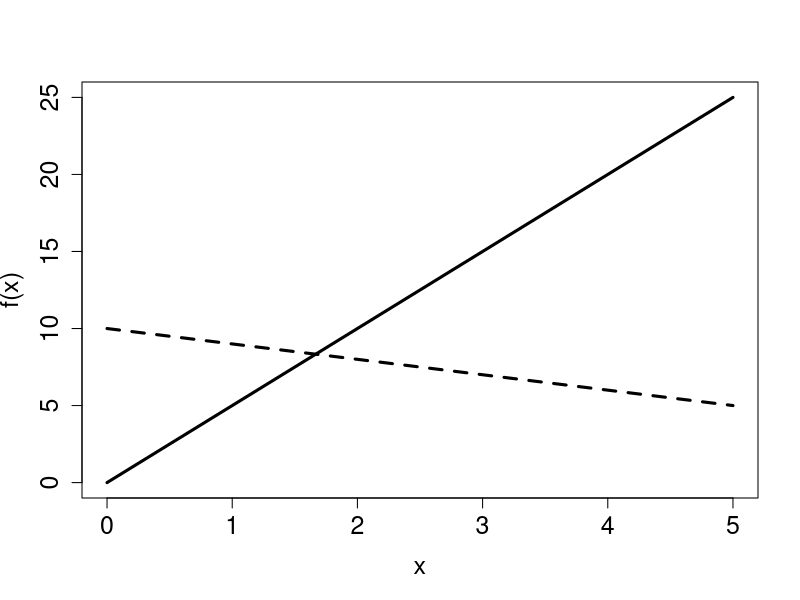
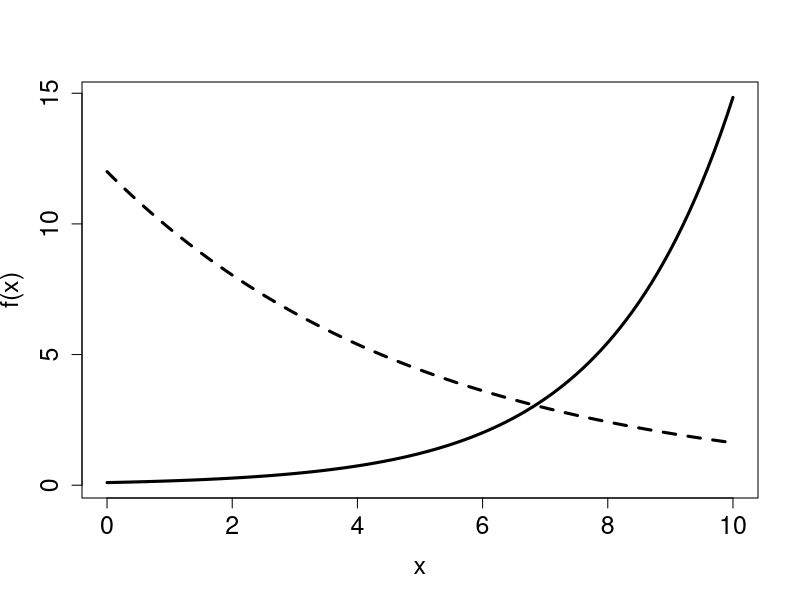
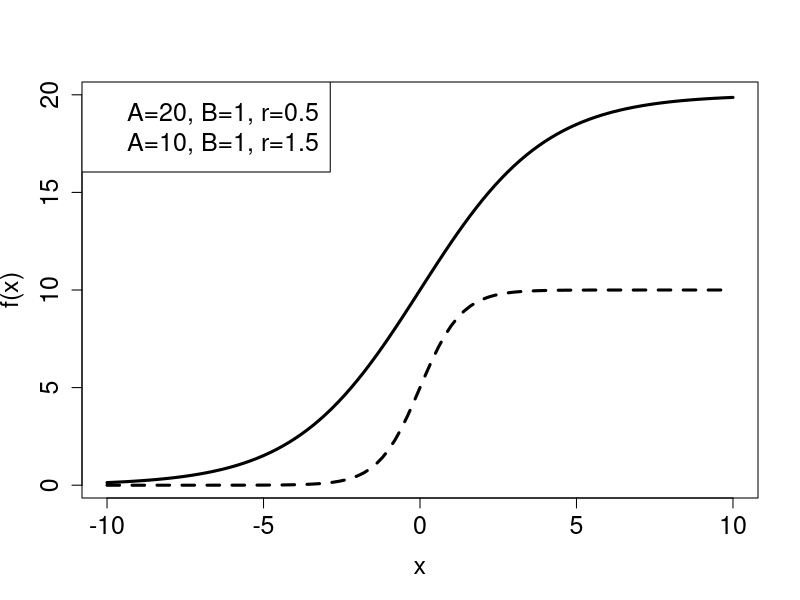
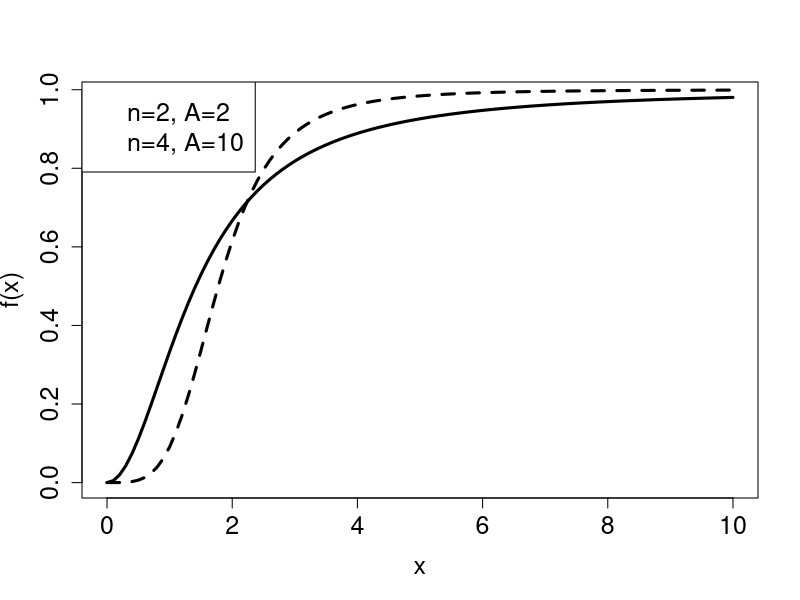
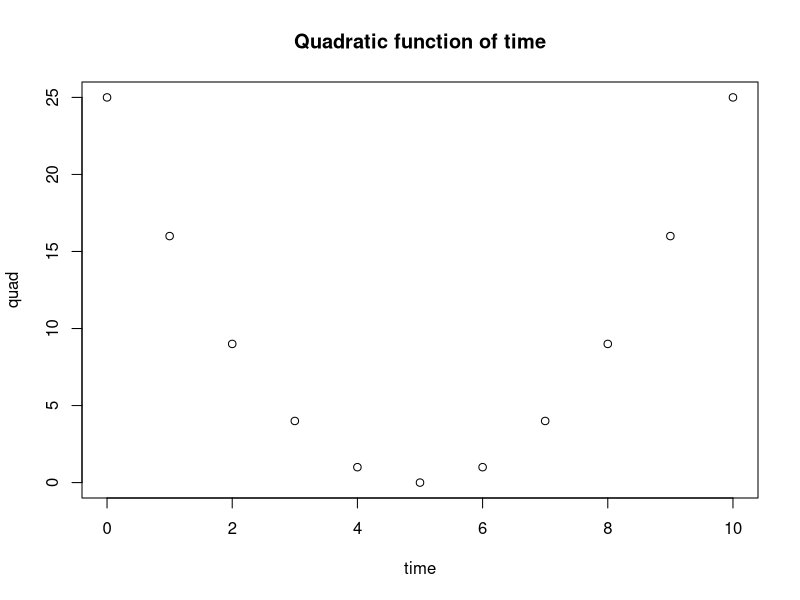
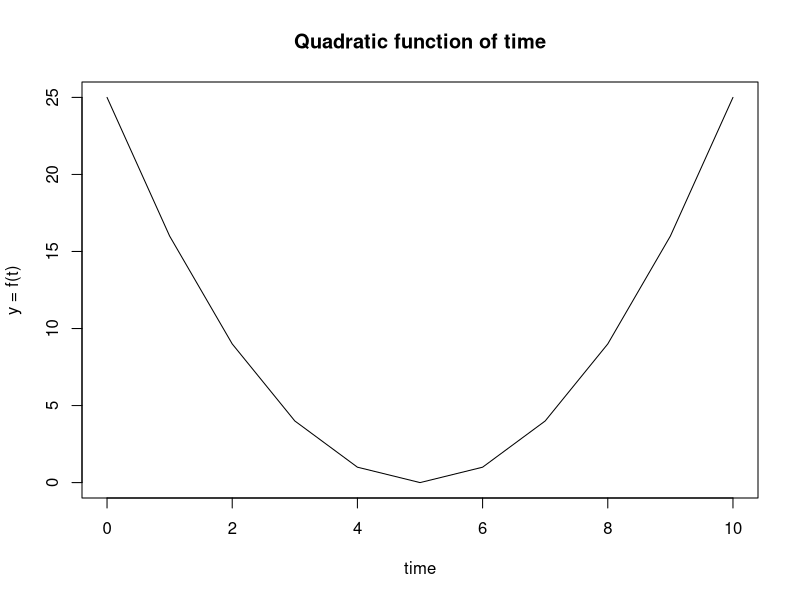

Reproduce these figures in R, in order.
## ---- chunk 1
curve(5*x,0,5,lwd=3,xlab='x', ylab='f(x)',cex.axis=1.5,cex.lab=1.5)
curve(10-x,lwd=3,lty=2,add=TRUE)
#leg.txt <- c("y=5x","y=10-x")
#legend("topleft", leg.txt,cex=1.5)
curve(0.1*exp(0.5*x),0,10,lwd=3,xlab='x', ylab='f(x)',cex.axis=1.5,cex.lab=1.5)
curve(12*exp(-0.2*x),lwd=3,lty=2,add=TRUE)
#leg.txt <- c("y=0.1exp(0.5x)","y=12exp(-0.2x)")
#legend("topleft", leg.txt,cex=1.5)
## ---- chunk 2
curve(20*exp(0.5*x)/(1+exp(0.5*x)),-10,10,lwd=3,xlab='x', ylab='f(x)',cex.axis=1.5,cex.lab=1.5)
curve(10*exp(1.5*x)/(1+exp(1.5*x)),lwd=3,lty=2,add=TRUE)
leg.txt <- c("A=20, B=1, r=0.5", "A=10, B=1, r=1.5")
legend("topleft", leg.txt, cex=1.5)
curve(x^2/(2+x^2),0,10,lwd=3,xlab='x', ylab='f(x)',cex.axis=1.5,cex.lab=1.5)
curve(x^4/(10+x^4),lwd=3,lty=2,add=TRUE)
leg.txt <- c("n=2, A=2","n=4, A=10")
legend("topleft", leg.txt, cex=1.5)
## ---- chunk 3
var1 <- exp(5)
print(var1)
## ---- chunk 4
var2 <- 20
var1 <- var2/20
print(var2)
var2 <- 10
print(var1)
## ---- chunk 5
my.vec<-c(pi,45,912.8, 0)
print(my.vec)
## ---- chunk 6
print(my.vec[1])
print(my.vec[2])
print(my.vec[3])
print(my.vec[4])
## ---- chunk 7
my.vec1<-1:20
print(my.vec1)
my.vec2<-0:-20
print(my.vec2)
## ---- chunk 8
print(my.vec1[4:10])
print(my.vec2[c(1,5,11)])
## ---- chunk 9
my.vec1<-seq(20,50,3)
print(my.vec1)
my.vec2<-seq(50,20,-3)
print(my.vec2)
## ---- chunk 10
zeros <- rep(0,20)
print(zeros)
## ---- chunk 11
pies <- rep(pi,7)
print(pies)
## ---- chunk 12
my.vecs <- rep(my.vec, 5)
print(my.vecs)
## ---- chunk 13
NewVec <- 2*my.vec
print(NewVec)
## ---- chunk 14
my.vec1<-1:5
my.vec2<-0:4
print(my.vec1)
print(my.vec2)
sum.vec<-my.vec1+my.vec2
print(sum.vec)
## ---- chunk 15
my.vec1<-1:2
my.vec2<-0:4
print(my.vec1)
print(my.vec2)
sum.vec<-my.vec1+my.vec2
print(sum.vec)
## ---- chunk 16
time <- 0:10
quad <- (time - 5)^2
print(time)
print(quad)
## ---- chunk 17
plot(time,quad, main = 'Quadratic function of time')
## ---- chunk 18
plot(time,quad, main = 'Quadratic function of time', type = 'l', xlab='time', ylab = 'y = f(t)' )
## ---- chunk 19
# THIS IS A COMMENT. YOUR CODE GOES HERE 
## ---- chunk 20
# THIS IS A COMMENT. YOUR CODE GOES HERE 
## ---- chunk 21
# THIS IS A COMMENT. YOUR CODE GOES HERE 
## ---- chunk 22
# THIS IS A COMMENT. YOUR CODE GOES HERE 
## ---- chunk 23
# THIS IS A COMMENT. YOUR CODE GOES HERE 
## ---- chunk 24
# THIS IS A COMMENT. YOUR CODE GOES HERE 
